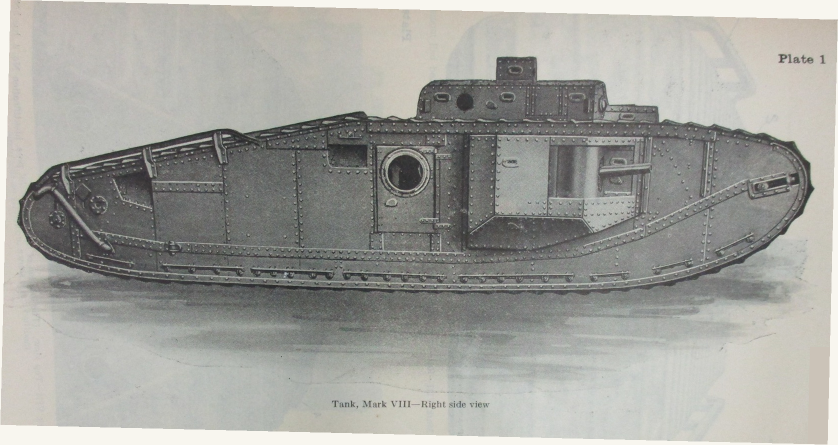
#> input picture references/1928-03-30_SNL_G13/SNL_G13_Project/assets/p277-geometry.png, 1676 x 890 px, given in place of p293.jpg, which was not available (shown at 1/2 size)
$ python rectify_axes.py
#> lines starting #> are read from the running program, lines starting #| are printed output that depends on the picture; pictures that were not available may be replaced by others from this repository, and a replacement may not be noted
### references/1928-03-30_SNL_G13/SNL_G13_Project/rectify_borders.py
"""Rectify photographed rectangular plate borders with a Coons surface.

Only explicitly identified printed borders are used. Polynomial edge curves
remove curvature as well as skew/keystone. Interior geometry is interpolated,
not independently calibrated. Sources are sampled once with cubic interpolation.
"""
from pathlib import Path
import json, io
import numpy as np
from PIL import Image, ImageDraw
from scipy.ndimage import gaussian_filter, map_coordinates
from scipy.optimize import root

ROOT=Path(__file__).resolve().parent
# Corners and padding measured in a source preview 800 pixels wide.
# Corner order: top left, top right, bottom left, bottom right.
CONFIG={
297:dict(plate=25,corners=[[63,345],[747,377],[53,1250],[758,1223]],padding=[12,60,12,38]),
305:dict(plate=33,corners=[[78,254],[715,296],[61,1389],[722,1354]],padding=[12,42,12,37]),
306:dict(plate=34,corners=[[81,164],[715,154],[81,1141],[746,1134]],padding=[12,42,12,37]),
285:dict(plate=13,corners=[[79,223],[749,257],[60,1331],[751,1305]],padding=[45,15,40,18]),
286:dict(plate=14,corners=[[85,431],[736,421],[82,887],[748,883]],padding=[18,45,18,42]),
287:dict(plate=15,corners=[[74,229],[727,267],[54,1307],[733,1277]],padding=[18,42,18,35]),
288:dict(plate=16,corners=[[74,127],[711,112],[67,1188],[736,1188]],padding=[18,42,18,35]),
289:dict(plate=17,corners=[[96,232],[742,275],[73,1326],[744,1300]],padding=[42,15,38,18]),
290:dict(plate=18,corners=[[146,284],[712,265],[155,1017],[744,1005]],padding=[52,18,38,18]),
291:dict(plate=19,corners=[[92,417],[732,443],[85,1137],[739,1113]],padding=[45,18,35,18]),
}

def save_png(im,path):
 b=io.BytesIO();im.save(b,format='PNG');path.write_bytes(b.getvalue())

def trace(ink,a,b,horizontal,radii=(28,7)):
 axis=0 if horizontal else 1;other=1-axis
 lo,hi=a[axis],b[axis]
 xs=np.linspace(lo,hi,int(abs(hi-lo)/2)+1)
 expected=np.interp(xs,[lo,hi],[a[other],b[other]])
 selected=None;coeff=None
 for radius in radii:
  offsets=np.arange(-radius,radius+1)
  ys=expected[:,None]+offsets
  xx=np.broadcast_to(xs[:,None],ys.shape)
  coords=[ys,xx] if horizontal else [xx,ys]
  response=map_coordinates(ink,coords,order=1,mode='nearest')-.006*offsets**2
  choice=np.argmax(response,axis=1)
  selected=ys[np.arange(len(xs)),choice]
  strength=response[np.arange(len(xs)),choice]
  t=(xs-lo)/(hi-lo)
  mask=(t>.015)&(t<.985)&(strength>1)
  weights=np.ones(mask.sum())
  for _ in range(7):
   coeff=np.polynomial.polynomial.polyfit(t[mask],selected[mask],4,w=weights)
   residual=selected[mask]-np.polynomial.polynomial.polyval(t[mask],coeff)
   scale=max(.8,1.4826*np.median(abs(residual-np.median(residual))))
   weights=np.minimum(1,1.5*scale/np.maximum(abs(residual),.01))
  expected=np.polynomial.polynomial.polyval(t,coeff)
 chord=expected[0]+t*(expected[-1]-expected[0])
 stats=dict(samples=int(mask.sum()),curve_bow_pixels=float(np.max(abs(expected-chord))),
   robust_fit_residual_pixels=float(np.median(abs(selected[mask]-expected[mask]))))
 return dict(domain=[float(lo),float(hi)],coefficients=coeff.tolist(),stats=stats)

def evaluate(curve,t):
 lo,hi=curve['domain']
 return np.polynomial.polynomial.polyval((t-lo)/(hi-lo),curve['coefficients'])

# [68 lines left out: functions corners_of, surface, rectify, main, not called in this run]

# [1 lines that do not run on import are left out]

### references/1928-03-30_SNL_G13/SNL_G13_Project/rectify_axes.py
"""Nonlinear alignment of explicit perpendicular section reference lines.

The p293 centerline and outer dashed vertical reference are used, not component
silhouettes. A separable pair of smooth displacement fields aligns both axes.
"""
from pathlib import Path
import json
import numpy as np
from PIL import Image,ImageDraw
from scipy.ndimage import gaussian_filter,map_coordinates
from rectify_borders import trace,evaluate,save_png
ROOT=Path(__file__).resolve().parent

def main():
 im=Image.open(ROOT/'sources/p293.jpg').convert('RGB').transpose(Image.Transpose.ROTATE_270)
 gray=np.asarray(im.convert('L'),dtype=float)
 ink=gaussian_filter(gray,6)-gaussian_filter(gray,.65)
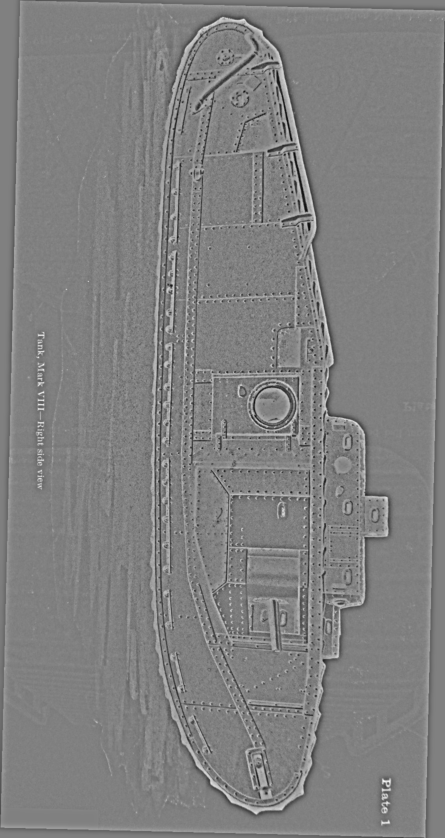
#> ink: shape (1676, 890) float64 (shown at 1/2 size); min -87.69, max 86.22, mean 0; drawn with min black and max white
 h=trace(ink,np.array([300,627]),np.array([1570,646]),True,(6,3))
#> in trace, `lo,hi=a[axis],b[axis]`: lo = 300; hi = 1570
#> in trace, `expected=np.interp(xs,[lo,hi],[a[other],b[other]])`: expected = 636 values from 627 to 646
#> in trace, `chord=expected[0]+t*(expected[-1]-expected[0])`: chord = 636 values, max 629.8 at index 0, min 260.4 at index 635, mean 445.1
#> in trace, `stats=dict(samples=int(mask.sum()),curve_bow_pixels=float(np.max(abs(e..`: stats = {'samples': 196, 'curve_bow_pixels': 218.6, 'robust_fit_residual_pixels': 2.04}
#> h = 3 items
 v=trace(ink,np.array([295,112]),np.array([325,1046]),False,(6,3))
#> v = 3 items
 # Use low-order fits for extrapolation beyond the measured reference extents.
 for edge in [h,v]:
  t=np.linspace(0,1,200)
  edge['coefficients']=np.polynomial.polynomial.polyfit(t,np.polynomial.polynomial.polyval(t,edge['coefficients']),2).tolist()
#> this loop made 2 passes
 xref=float(evaluate(v,630));yref=float(evaluate(h,900))
#> in evaluate, `lo,hi=curve['domain']`: lo = 112; hi = 1046
#> after `xref = float(evaluate(v, 630))`: xref = 312
#> after `yref = float(evaluate(h, 900))`: yref = 644.7
 crop=[255,75,1660,1108]
 x0,y0,x1,y1=crop
 perimeter=np.vstack([np.column_stack([np.linspace(x0,x1,200),np.full(200,y)]) for y in [y0,y1]]+
   [np.column_stack([np.full(200,x),np.linspace(y0,y1,200)]) for x in [x0,x1]])
 fw=np.column_stack([perimeter[:,0]-evaluate(v,perimeter[:,1])+xref,
   perimeter[:,1]-evaluate(h,perimeter[:,0])+yref])
#> fw = 800 pairs, first value 240.4 to 1681.2, second value 60.1 to 1492.3
 lo=np.floor(fw.min(axis=0));hi=np.ceil(fw.max(axis=0))
#> after `lo = np.floor(fw.min(axis=0))`: lo = [240, 60]
#> after `hi = np.ceil(fw.max(axis=0))`: hi = [1682, 1493]
 ww,hh=(hi-lo).astype(int)
#> ww = 1442; hh = 1433
 u,w=np.meshgrid(np.arange(ww)+lo[0],np.arange(hh)+lo[1])
 sx=u.copy();sy=w.copy()
 for _ in range(12):
  sx=u+evaluate(v,sy)-xref
  sy=w+evaluate(h,sx)-yref
#> this loop made 12 passes
#> pass 1, in main, `sx=u+evaluate(v,sy)-xref`:
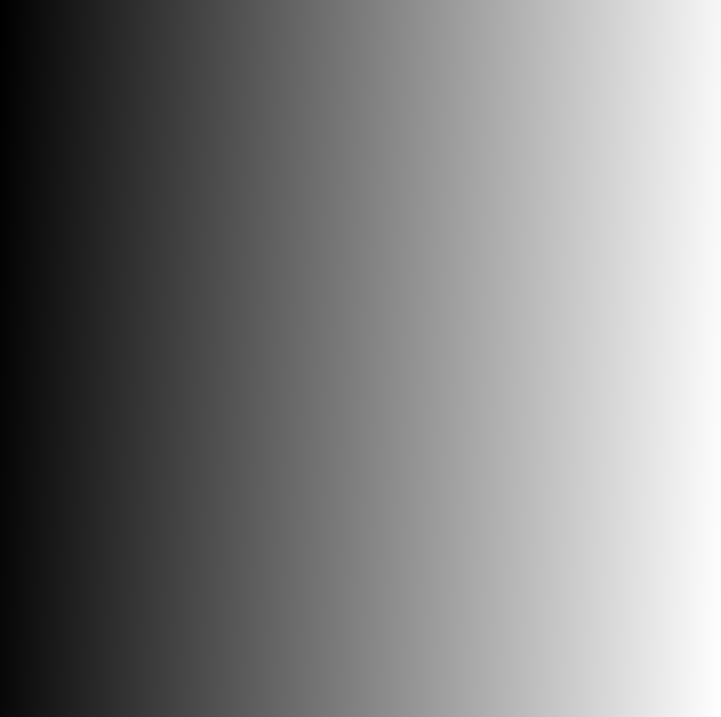
#> sx: shape (1433, 1442) float64 (shown at 1/2 size); min 218.2, max 1704.9, mean 964.1; drawn with min black and max white
#> pass 1, in main, `sy=w+evaluate(h,sx)-yref`:
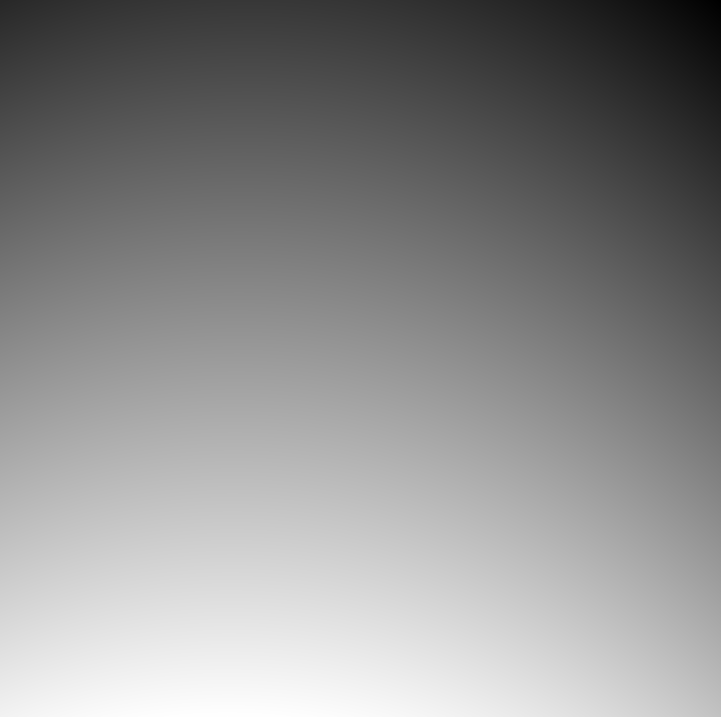
#> sy: shape (1433, 1442) float64 (shown at 1/2 size); min -323.6, max 1506.9, mean 685.6; drawn with min black and max white
 dxdy,dxdx=np.gradient(sx);dydy,dydx=np.gradient(sy)
#> after `dydy, dydx = np.gradient(sy)`:
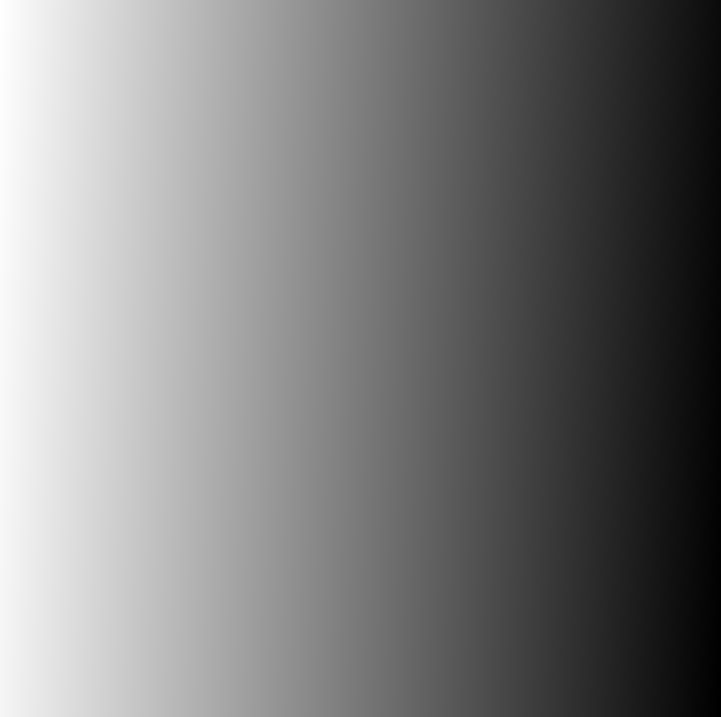
#> dydx: shape (1433, 1442) float64 (shown at 1/2 size); min -0.858, max 0.462, mean -0.212; drawn with min black and max white
 jac=dxdx*dydy-dxdy*dydx
 assert jac.min()>0
 rgb=np.array(im)
 out=np.stack([map_coordinates(rgb[:,:,i],[sy,sx],order=3,mode='nearest') for i in range(3)],axis=2).astype('uint8')
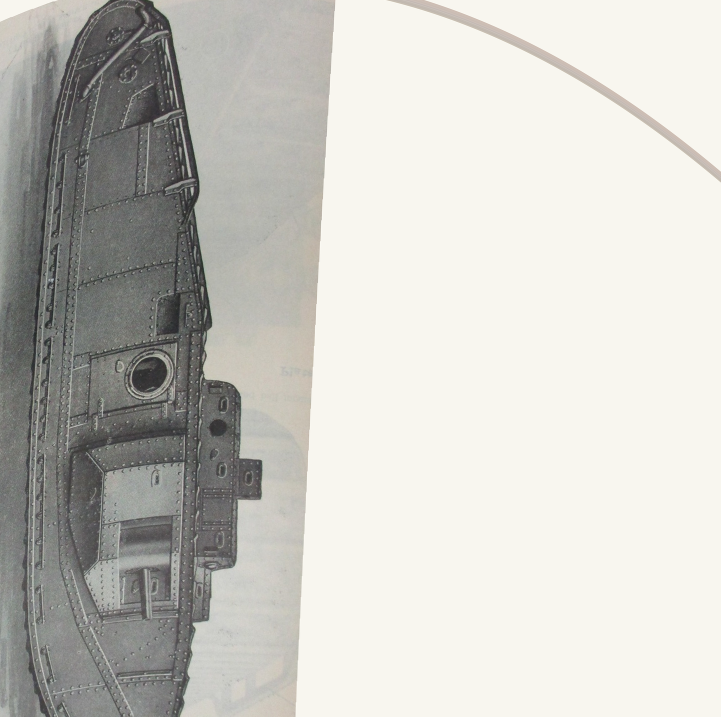
#> out: shape (1433, 1442, 3) (shown at 1/2 size); mean R, G, B 201.1, 199.9, 194.2
 save_png(Image.fromarray(out),ROOT/'assets/p293-geometry.png')
 save_png(im.crop(crop),ROOT/'proofs/p293-before.png')
#> in save_png (call 2), `im.save(b, format='PNG')`:
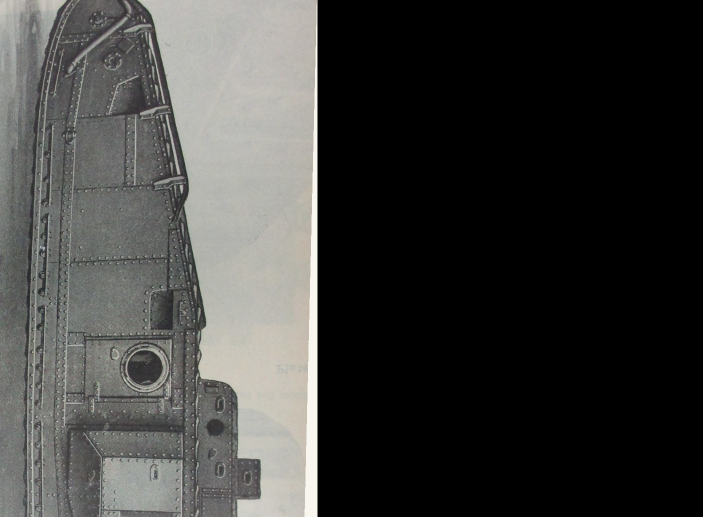
#> im: PIL image 1405x1033 RGB (shown at 1/2 size); mean R, G, B 62.1, 62.1, 60.3
 draw=ImageDraw.Draw(im)
 for edge,horizontal in [(h,True),(v,False)]:
  xs=np.linspace(*edge['domain'],300);ys=evaluate(edge,xs)
  draw.line(list(zip(xs,ys)) if horizontal else list(zip(ys,xs)),fill=(220,40,45),width=3)
#> this loop made 2 passes
#> (horizontal, lo in evaluate, hi in evaluate) on passes 1 to 2: (True, 300, 1570), (False, 112, 1046)
 save_png(im.crop(crop),ROOT/'proofs/p293-constraints.png')
#> im: PIL image 890x1676 RGB
 im.thumbnail((1300,800));save_png(im,ROOT/'calibration/p293-constraint-overlay.png')
#> after `im.thumbnail((1300, 800))`:
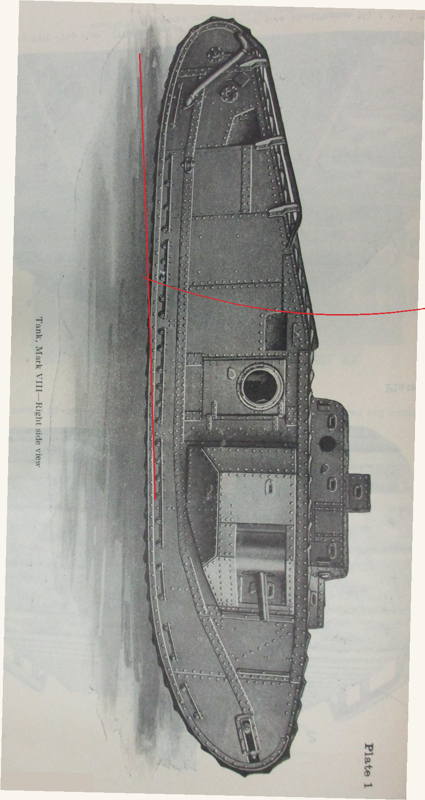
#> im: PIL image 425x800 RGB; mean R, G, B 161.6, 161.1, 156.1
 result=dict(plates=[21],rotate=90,source_image_size=[2048,1164],output_size=[int(ww),int(hh)],crop=crop,
  method='nonlinear paired axis displacement fields',reference='Main shaft centerline and long outer dashed vertical reference constrained to page axes.',
  horizontal=h,vertical=v,reference_origin=[xref,yref],output_origin=lo.tolist(),
  min_jacobian=float(jac.min()),max_jacobian=float(jac.max()),
  status='line-constrained pilot; remaining interior geometry and absolute scale uncalibrated')
#> result = 14 items
 (ROOT/'calibration/axis_transforms.json').write_text(json.dumps({'293':result},indent=2))
 return {'293':result}

if __name__=='__main__':main()

$ run again, on references/1928-03-30_SNL_G13/SNL_G13_Project/assets/p278-geometry.png
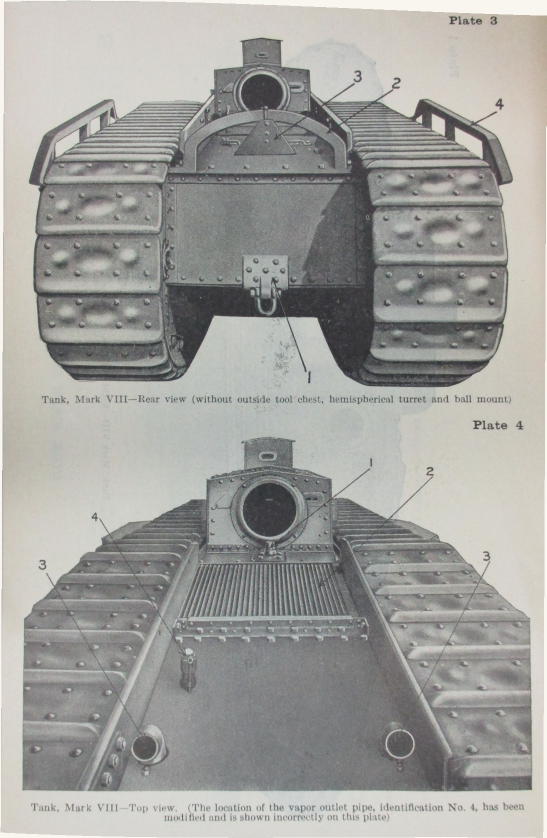
#> input picture references/1928-03-30_SNL_G13/SNL_G13_Project/assets/p278-geometry.png, 1093 x 1676 px, given in place of p293.jpg, which was not available (shown at 1/2 size)
#> in trace, `lo,hi=a[axis],b[axis]`: lo = 300; hi = 1570
#> expected = 636 values from 627 to 646
#> chord = 636 values from 629.8 to 650.6
#> stats = {'samples': 418, 'curve_bow_pixels': 4.7, 'robust_fit_residual_pixels': 2.12}
#> h = 3 items
#> the loop in main, `for edge in [h,v]:` made 2 passes
#> in evaluate, `lo,hi=curve['domain']`: lo = 112; hi = 1046
#> xref = 311.3
#> yref = 635.4
#> fw = 800 pairs, first value 239.8 to 1676.9, second value 59.74 to 1114.2
#> in main, `lo = np.floor(fw.min(axis=0))`: lo = [239, 59]
#> in main, `hi = np.ceil(fw.max(axis=0))`: hi = [1677, 1115]
#> ww = 1438; hh = 1056
#> the loop in main, `for _ in range(12):` made 12 passes
#> pass 1, in main, `sy=w+evaluate(h,sx)-yref`:
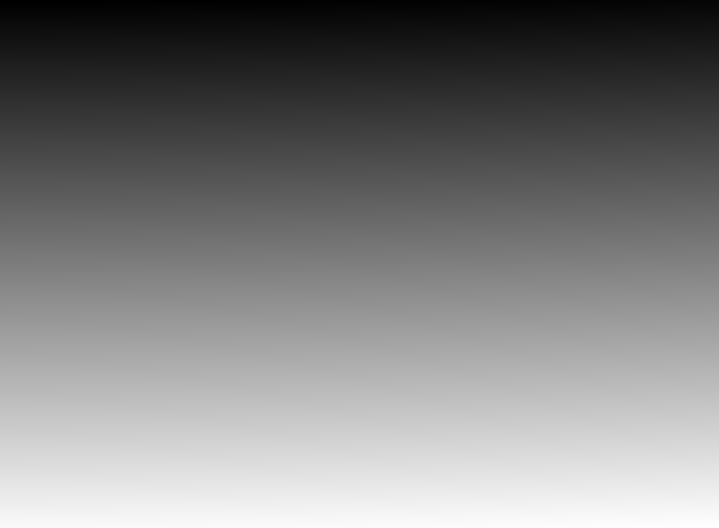
#> sy: shape (1056, 1438) float64 (shown at 1/2 size); min 52.68, max 1130.1, mean 588.6; drawn with min black and max white
#> in save_png (call 2), `im.save(b, format='PNG')`:
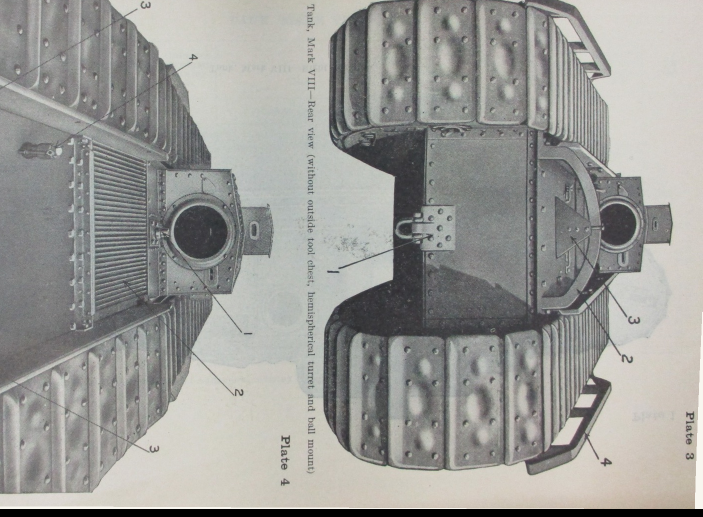
#> im: PIL image 1405x1033 RGB (shown at 1/2 size); mean R, G, B 154.3, 154.1, 150.6
#> the loop in main, `for edge,horizontal in [(h,True),(v,False)]:` made 2 passes
#> (horizontal, lo in evaluate, hi in evaluate) on passes 1 to 2: (True, 300, 1570), (False, 112, 1046)
#> result = 14 items

$ run again, on references/1928-03-30_SNL_G13/SNL_G13_Project/assets/p279-geometry.png
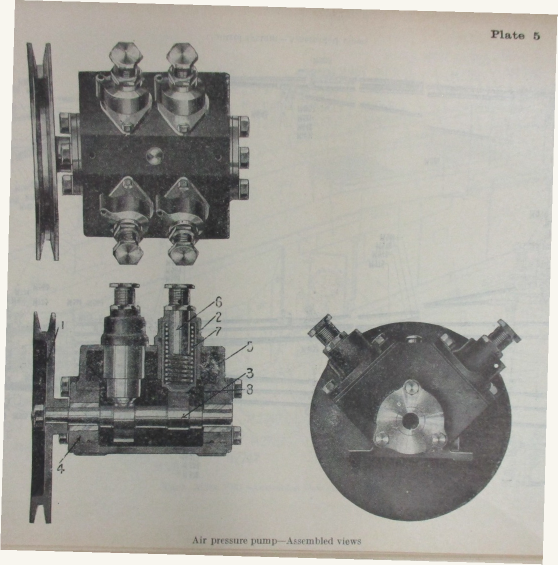
#> input picture references/1928-03-30_SNL_G13/SNL_G13_Project/assets/p279-geometry.png, 1115 x 1129 px, given in place of p293.jpg, which was not available (shown at 1/2 size)
#> in trace, `lo,hi=a[axis],b[axis]`: lo = 300; hi = 1570
#> expected = 636 values from 627 to 646
#> chord = 636 values, max 626.3 at index 0, min 567.1 at index 635, mean 596.7
#> stats = {'samples': 232, 'curve_bow_pixels': 52.42, 'robust_fit_residual_pixels': 2.03}
#> h = 3 items
#> the loop in main, `for edge in [h,v]:` made 2 passes
#> in evaluate, `lo,hi=curve['domain']`: lo = 112; hi = 1046
#> xref = 313
#> yref = 640.2
#> fw = 800 pairs, first value 245.5 to 1687.5, second value 74.48 to 1170.4
#> in main, `lo = np.floor(fw.min(axis=0))`: lo = [245, 74]
#> in main, `hi = np.ceil(fw.max(axis=0))`: hi = [1688, 1171]
#> ww = 1443; hh = 1097
#> the loop in main, `for _ in range(12):` made 12 passes
#> pass 1, in main, `sy=w+evaluate(h,sx)-yref`:
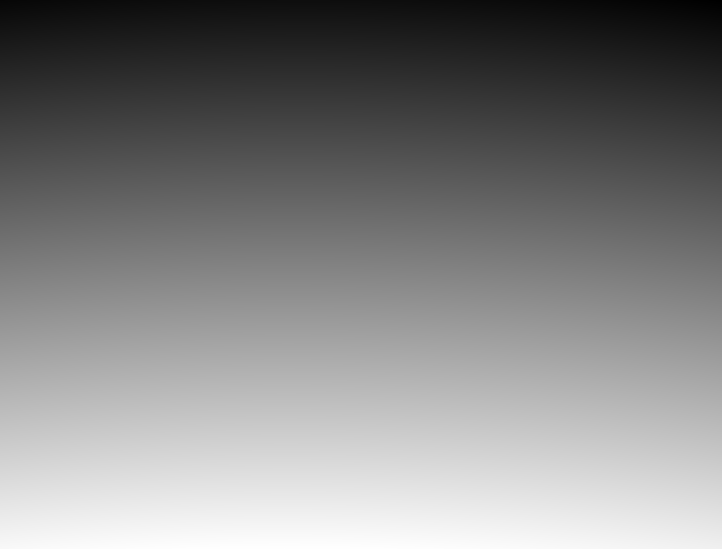
#> sy: shape (1097, 1443) float64 (shown at 1/2 size); min 11.64, max 1170.5, mean 605.1; drawn with min black and max white
#> the loop in main, `for edge,horizontal in [(h,True),(v,False)]:` made 2 passes
#> (horizontal, lo in evaluate, hi in evaluate) on passes 1 to 2: (True, 300, 1570), (False, 112, 1046)
#> in main, `im.thumbnail((1300, 800))`:
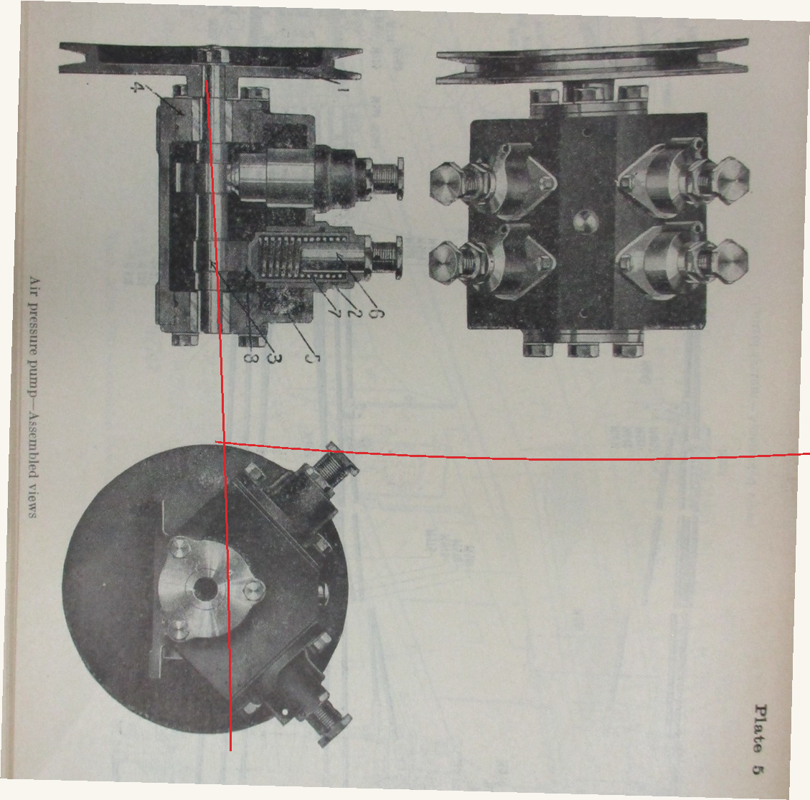
#> im: PIL image 810x800 RGB; mean R, G, B 161.8, 159.2, 153
#> result = 14 items
